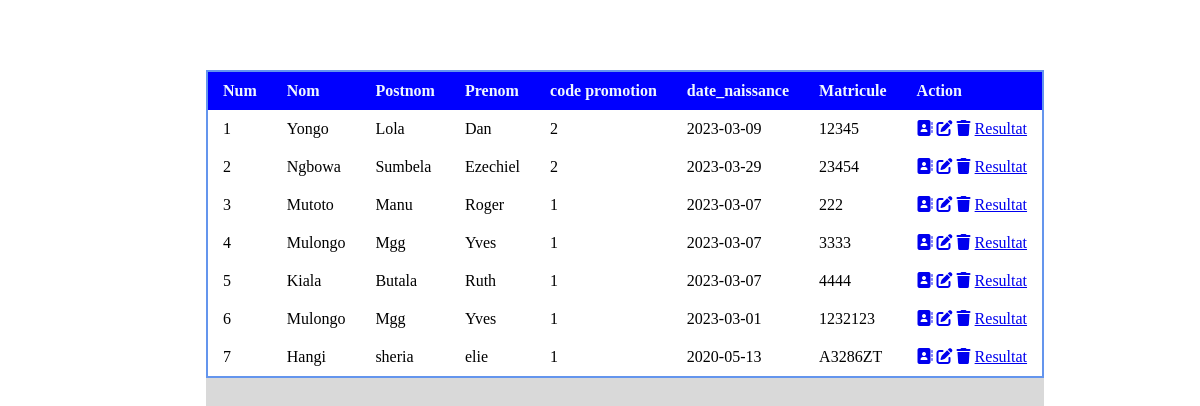
/code_table/etudiant.php, run on the app's committed database.
### tables this page shows
CREATE TABLE IF NOT EXISTS `t_etudiant` (
  `id` int(11) NOT NULL AUTO_INCREMENT,
  `nom` varchar(255) NOT NULL,
  `postnom` varchar(255) NOT NULL,
  `prenom` varchar(255) NOT NULL,
  `idPromo` int(11) NOT NULL,
  `date_naissance` date NOT NULL,
  `matricule` varchar(255) NOT NULL,
  PRIMARY KEY (`id`),
  KEY `idPromo` (`idPromo`)
);

### code_table/etudiant.php (the view, shortened to what this page needs)
<!DOCTYPE html>
<html lang="en">
<head>
    <link rel="stylesheet" href="../css/menu.css">
    <link rel="stylesheet" href="../css/etudiant.css">
    <link rel="stylesheet" href="https://cdnjs.cloudflare.com/ajax/libs/font-awesome/6.3.0/css/all.min.css" />
</head>
<body>
 <section class="ll">
  <table class="tableau ">
    <thead>
    <tr>
    <th>Num</th>
    <th>Nom</th>
    <th>Postnom</th>
    <th>Prenom</th>
    <th>code promotion</th>
    <th>date_naissance</th>
    <th>Matricule</th>
    <th>Action</th>
    </tr>
   <?php
   $bd=new PDO('mysql:host=localhost;dbname=deliberation','root','');
   $sql=$bd->query('SELECT* FROM t_etudiant');
   while($aff=$sql->fetch()){
   ?>
    </thead>
    <tbody>
    <tr>
    <td> <?php echo $aff['id'] ;  ?> </td>
    <td>  <?php echo $aff['nom'] ;  ?></td>
    <td> <?php echo $aff['postnom'] ;  ?></td>
    <td> <?php echo $aff['prenom'] ;  ?></td>
    <td> <?php echo $aff['idPromo'] ;  ?></td>
    <td>  <?php echo $aff['date_naissance'] ;  ?></td>
    <td> <?php echo $aff['matricule'] ;  ?></td>
    <td>
        <a href="http://localhost/danlola/ajout_etudiant.php"><i class="fa-solid fa-address-book"></i></a>
        <a href="http://localhost/danlola/modifier_etudiant.php"><i class="fa-sharp fa-solid fa-pen-to-square"></i></a>
        <a href="http://localhost/danlola/supprimer_etudiant.php"><i class="fa-solid fa-trash"></i></a>
        <a href="http://localhost/danlola/fpdf/coupons.php?id=<?php echo $aff['id']; ?>">Resultat</a>
    </td>
    </tr>
    </tbody>
   <?php } ?>
  </table>
 </section>
</body>
</html>

### css/menu.css (style rules this page uses)
body { margin: 0; padding: 0; }

### css/etudiant.css (style rules this page uses)
.ll { padding-left: 50px; padding-top: 10px; }
.tableau { border-collapse: collapse; min-width: 150px; width: auto; box-shadow: 0 50px rgb(0,0, 0,0.15); margin: 60px auto; border: 2px solid cornflowerblue; }
thead tr { background-color: blue; color: aliceblue; text-align: left; }
th,td { padding: 10px 15px; }

### data on the page
t_etudiant: id "1", nom "Yongo", postnom "Lola", prenom "Dan", idPromo "2", date_naissance "2023-03-09", matricule "12345"
t_etudiant: id "2", nom "Ngbowa", postnom "Sumbela", prenom "Ezechiel", idPromo "2", date_naissance "2023-03-29", matricule "23454"
t_etudiant: id "3", nom "Mutoto", postnom "Manu", prenom "Roger", idPromo "1", date_naissance "2023-03-07", matricule "222"
t_etudiant: id "4", nom "Mulongo", postnom "Mgg", prenom "Yves", idPromo "1", date_naissance "2023-03-07", matricule "3333"
t_etudiant: id "5", nom "Kiala", postnom "Butala", prenom "Ruth", idPromo "1", date_naissance "2023-03-07", matricule "4444"
t_etudiant: id "6", nom "Mulongo", postnom "Mgg", prenom "Yves", idPromo "1", date_naissance "2023-03-01", matricule "1232123"
t_etudiant: id "7", nom "Hangi", postnom "sheria", prenom "elie", idPromo "1", date_naissance "2020-05-13", matricule "A3286ZT"
